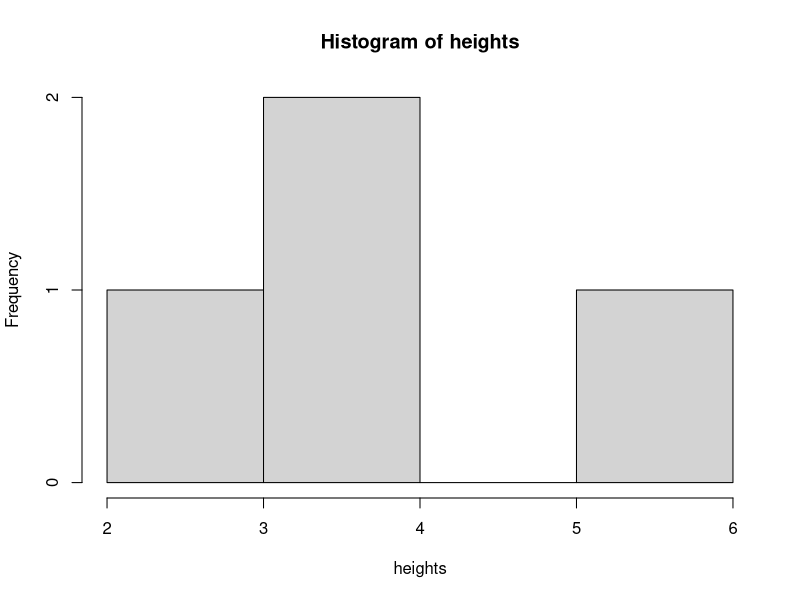

The R source for this figure:
## ---- chunk 1
2*2
## ---- chunk 2
## las variables se llaman objetos y se representan asi:
peso_lb<-100
peso_kg = peso_lb/2.2
peso_kg
## ---- chunk 3
# Asignar vectores
edades <-c(50,55,60,65)
#recall
edades
#función c signfica "combinar"
## ---- chunk 4
#usar funciones para usar estudiar a los vectores:
#en python para saber la cantidad se usa 'len' aqui se usa:
length(edades)
## ---- chunk 5
#'str' es string en python, en R es structure
str(edades)
## ---- chunk 6
#Operaciones estadisticas:
#mean es media
#range es rango
mean(edades)
range(edades)
## ---- chunk 7
organos<-c("pulmones","corazon","higado")
organos
## ---- chunk 8
#redondear variables
round(peso_kg)
## ---- chunk 9
#cadena logica numeros
numm_char<-c(1, 2, 3, TRUE)
#sigue la sucesion logica
#cadena caracteres
numm_logical<-c(1, 2, 3, "a")
#convierte todo a texto
#cadena logica caracteres
char_logical<-c("a","b","c", TRUE)
#Trampa
tricky<-c(1,2,3,"4")
#todos se vuelven caracteres
## ---- chunk 10
#Para quitar una variable se usa "remove":
remove(numm_char,numm_logical)

## ---- chunk 11
#Agregar valores al final de un vector
edades<-c(edades,90,100,1000)
## ---- chunk 12
#Extraer el n valor
#n=2
organos[2]
## ---- chunk 13
#Extraer varios valores
organos[c(2,3)]
## ---- chunk 14
#para excluir un objeto de una extraccion uso el simbolo negativo
#No quiero n=2
organos[-2]
## ---- chunk 15
#Remover valores extraidos de un vector
edades[-c(5)]
## ---- chunk 16
#Remover valores de un vector
edades<-edades[-c(5)]
## ---- chunk 17
#Poner una condicion a los vectores (filtro)
edades > 60
#Extraer valores con condicion (filtro)
edades [edades>60]
#Extraer valores especificas
edades[edades==65]
## ---- chunk 18
#Parametro OR
edades<50 | edades>90

#Parametro AND
edades<50 & edades>90
## ---- chunk 19
heights<-c(2,4,4,NA,6)
#no tomar en cuenta los valores vacios con na.rm:
max(heights, na.rm=TRUE)
## ---- chunk 20
#Evaluar cuales son NA
is.na(heights)
## ---- chunk 21
#calcular la mediana
median(heights,na.rm=TRUE)
## ---- chunk 22
#graficos
hist(heights)
